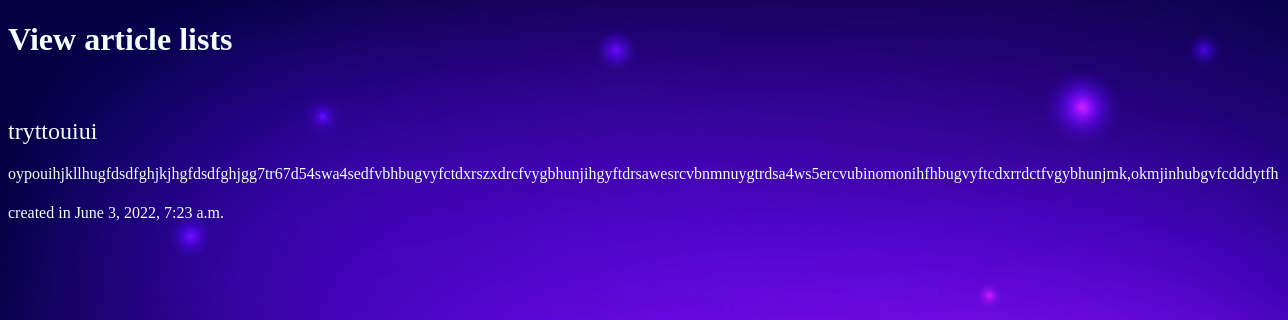
The app's page /articles/yiupuo with its own data.
### articles/models.py (models this page shows, shortened)
class Article(models.Model):
    title = models.CharField(max_length=100)
    slug = models.SlugField()
    body = models.TextField()
    date = models.DateTimeField(auto_now_add=True)
    image = models.ImageField(default='default.jpg', blank=True)

### articles/views.py (the view)
# urls.py: path('<slug>', views.articles_detail, name="detail"),
def articles_detail(request, slug):
    article = models.Article.objects.get(slug=slug)
    return render(request, 'articles/article_detail.html', {'article': article})

### articles/templates/articles/article_detail.html (shortened to what this page needs)
{% extends 'base.html' %}
{% block Articlelists %}
    View article lists
{% endblock %}
{% block content %}
    <div class="article-detail">
    <div class="article">
        <h2>{{ article.title }}</h2>
        <p>{{ article.body }}</p>
        <h4>created in {{ article.date }}</h4>
    </div>
    </div>
{% endblock %}

### assets/styles.css (style rules this page uses)
body { background-color: rebeccapurple ; background-image: url(start.jpg); background-repeat-y:no-repeat; background-attachment:fixed; color: azure; }
h2,h3,h4,h5 { font-weight:normal; }
p { margin:auto; }

### records on screen
Article: title "tryttouiui", body "oypouihjkllhugfdsdfghjkjhgfdsdfghjgg7tr67d54swa4sedfvbhbugvyfctdxrszxdrcfvygbhunjihgyftdrsawesrcvbnmnuygtrdsa4ws5ercvubinomonihfhbugvyftcdxrrdctfvgybhunjmk,okmjinhubgvfcdddytfh", date "June 3, 2022, 7:23 a.m."
